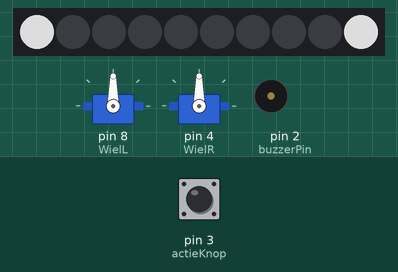
Bench run of a sketch on a simulated Arduino Mega 2560, built with avr-gcc and run on an emulated ATmega2560. Parts: 2 × servo, 10 RGB LEDs in strip order, left to right, buzzer (waves = sounding). Inputs (shaded band) come from the test bench; at power-on: pin 3 (actieKnop) LOW. Dim RGB values are drawn brighter than linear.

Above: at 1.2 s.
1.3 s: pin 3 (actieKnop) pulled HIGH for 0.15 s
At 3.1 s:
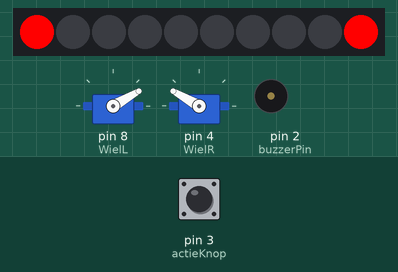
At 9.8 s:
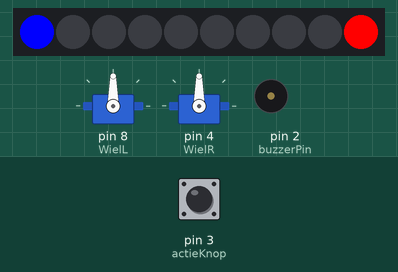
Timing chart, 0 to 11.3 s (numbered marks = the images above; inputs shaded):
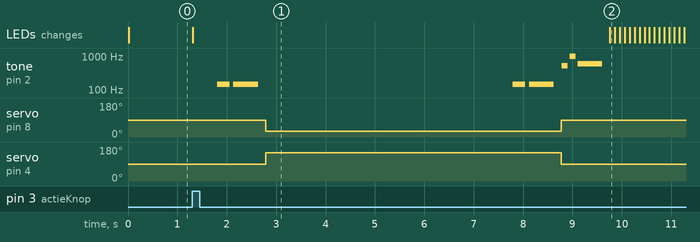

The sketch:

Bittle_transform.ino
```cpp
#include <Servo.h>
#include <Adafruit_NeoPixel.h>

#define NOTE_B0  31
#define NOTE_C3  131
#define NOTE_CS3 139
#define NOTE_D3  147
#define NOTE_DS3 156
#define NOTE_E3  165
#define NOTE_F3  175
#define NOTE_FS3 185
#define NOTE_G3  196
#define NOTE_GS3 208
#define NOTE_A3  220
#define NOTE_AS3 233
#define NOTE_B3  247
#define NOTE_C4  262
#define NOTE_CS4 277
#define NOTE_D4  294
#define NOTE_DS4 311
#define NOTE_E4  330
#define NOTE_F4  349
#define NOTE_FS4 370
#define NOTE_G4  392
#define NOTE_GS4 415
#define NOTE_A4  440
#define NOTE_AS4 466
#define NOTE_B4  494
#define NOTE_C5  523
#define NOTE_CS5 554
#define NOTE_D5  587
#define NOTE_DS5 622
#define NOTE_E5  659
#define NOTE_F5  698
#define NOTE_FS5 740
#define NOTE_G5  784
#define NOTE_GS5 831
#define NOTE_A5  880
#define NOTE_AS5 932
#define NOTE_B5  988

#define actieKnop 3 //button that activates the animation
#define PIN 7 //a led strip with 10 leds should be connected to this pin
#define buzzerPin 2 //a buzzer needs to be connected to pin 2

Servo WielL;  // connect left servo to D4
Servo WielR;  // connect right servo to D8

Adafruit_NeoPixel pixels(10, PIN, NEO_GRB + NEO_KHZ800);

int Stop = 90;
int Kleur0[] = { 150, 150, 150 };  //wit
int Kleur1[] = { 255, 0, 0 };      //rood

void setup() {
  // put your setup code here, to run once:
  Serial1.begin(115200);
  WielL.attach(8);
  WielR.attach(4);
  Drive(Stop);
  pixels.begin();
  pixels.clear();
  //startPlayback(sample, sizeof(sample));
}

void loop() {// put your main code here, to run repeatedly:

  pixels.setPixelColor(0, pixels.Color(Kleur0[0], Kleur0[1], Kleur0[2]));
  pixels.setPixelColor(9, pixels.Color(Kleur0[0], Kleur0[1], Kleur0[2]));
  pixels.show(); //lampen standaard op wit
  Drive(Stop);

  if (digitalRead(actieKnop) == 1) {
    pixels.setPixelColor(0, pixels.Color(Kleur1[0], Kleur1[1], Kleur1[2]));
    pixels.setPixelColor(9, pixels.Color(Kleur1[0], Kleur1[1], Kleur1[2]));
    pixels.show(); //lampen op kleur 1

    Serial1.println("kdrv");// rijmodus
    delay(500); //5 seconden delay
    speelBeep();

    Drive(30); //rijden aaan snelheid (150)
    delay(5000); //5 seconden rijden

    speelBeep();
    Drive(Stop); //stoppen met rijden
    Serial1.println("ktfm"); //transformeren
    speelTransform();
    LedBlink(4500, 255, 0, 0, 0, 0, 255); //led blink rood blauw met delay

    //Serial1.println("ksxsv"); //67 + dansen
    LedBlink(4000, 255, 255, 255, 0, 0, 0);
    //delay(8000); //8 seconden delay
    //delay(1750); //1,75 seconden delay
    //Rotate(0); //draaien op locatie
    speelZesZeven ();
    delay(500); //1,75 seconden delay
    speelZesZeven ();
    delay(500);
    speelZesZeven ();
    delay(500);
    Rotate(Stop); //stoppen met draaien
    delay(500); //delay voor beweging rijden

    Serial1.println("kdrv"); //rijpositie
    delay(1000);//tijd voor activatie

    speelBeep();
    Drive(30); //rijden aan snelheid 150
    delay(5000); //5 seconden rijden

    Drive(Stop); //stoppen met rijden
    delay(1000); //delay
  }
}


void LedBlink(int delaytijd, int rood1, int groen1, int blauw1, int rood2, int groen2, int blauw2) {  // commando dat leds laat blinken tijdens een bepaalde delayduurtijd(delaytijd, rgb blink 1, rgb blink 2)
  int fractiedelaytijd = 200;
  for (int i = 0; i <= delaytijd / fractiedelaytijd; i++) {
    pixels.setPixelColor(0, pixels.Color(rood2, groen2, blauw2));
    pixels.setPixelColor(9, pixels.Color(rood1, groen1, blauw1));
    pixels.show();
    delay(fractiedelaytijd / 2);
    pixels.setPixelColor(0, pixels.Color(rood1, groen1, blauw1));
    pixels.setPixelColor(9, pixels.Color(rood2, groen2, blauw2));
    pixels.show();
    delay(fractiedelaytijd / 2);
  }
  pixels.setPixelColor(0, pixels.Color(Kleur1[0], Kleur1[1], Kleur1[2]));
  pixels.setPixelColor(9, pixels.Color(Kleur1[0], Kleur1[1], Kleur1[2]));
  pixels.show();
}

void Drive(int speed) {  // (90 =  stop, <90 = vooruit, >90 = achteruit)
  int inverse = speed - 90;
  WielL.write(speed);
  WielR.write(90 - inverse);
  delay(10);
}

void Rotate(int speed) {// roteerd de robot (wielen draaien in tegengestelde richting)
  WielL.write(speed);
  WielR.write(speed);
  delay(10);
}

//__________________________________________Beeper________________________________________________________
void speelLijst(int noten[], int ritmes[], int aantalNoten) {
  for (int i = 0; i < aantalNoten; i++) {
    int duur = 2000 / ritmes[i];
    tone(buzzerPin, noten[i], duur);

    int pauze = duur * 1.30;
    delay(pauze);
    noTone(buzzerPin);
  }
}
void speelTransform() {
  int noten[] = { NOTE_C5, NOTE_B5, NOTE_D5 };
  int ritmes[] = { 16, 16, 4 };
  int lengte = sizeof(noten) / sizeof(noten[0]);

  speelLijst(noten, ritmes, lengte);
}

void speelBack() {
  int noten[] = { NOTE_C5, NOTE_B4, NOTE_D5, NOTE_B4, NOTE_C5};
  int ritmes[] = { 8, 8, 8, 8, 2 }; // Ritme versnelt (2 is langzaam, 16 is snel)
  int lengte = sizeof(noten) / sizeof(noten[0]);

  speelLijst(noten, ritmes, lengte);
}

void speelBeep () {
  int noten[] = { NOTE_D3, NOTE_D3};
  int ritmes[] = { 8, 4 }; // Ritme versnelt (2 is langzaam, 16 is snel)
  int lengte = sizeof(noten) / sizeof(noten[0]);

  speelLijst(noten, ritmes, lengte);
}

void speelZesZeven () {
  int noten[] = { NOTE_A3, NOTE_A3, NOTE_A3 };
  int ritmes[] = { 4, 6, 6 }; // Ritme versnelt (2 is langzaam, 16 is snel)
  int lengte = sizeof(noten) / sizeof(noten[0]);

  speelLijst(noten, ritmes, lengte);
}
```

Measured:
- after the input at 1.3 s, tone on pin 2 (buzzerPin): plays 147 Hz for 0.25 s, 147 Hz for 0.50 s, 147 Hz for 0.25 s, 147 Hz for 0.50 s, 523 Hz for 0.13 s, 988 Hz for 0.13 s … (7 notes in this stretch), starting after 0.51 s; servo on pin 8 (WielL): 90° → 30° after 1.5 s, → 90° 6.0 s later
